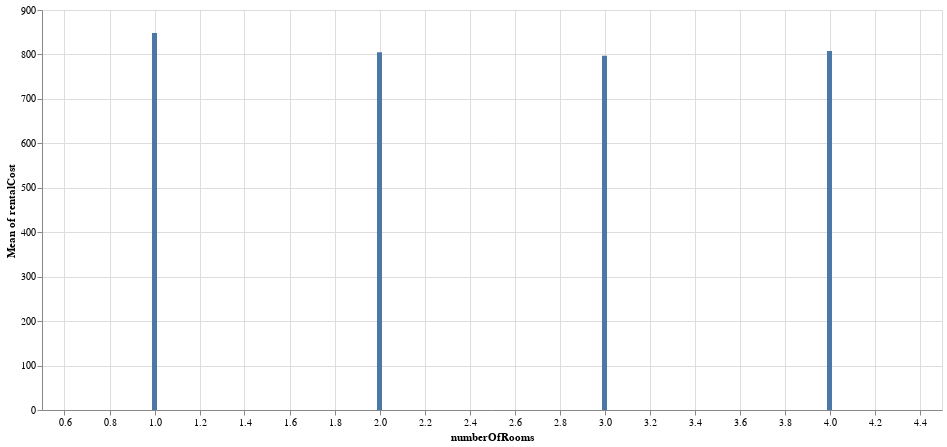

Here is the notebook cell this chart was saved with:
### Code cell
source = apartments

alt.Chart(source).mark_bar().encode(
    
    y='mean(rentalCost)',
    x='numberOfRooms').properties(width = 900, height = 400)

### Figure 1 — Vega-Lite specification as saved in the notebook (floating-point values rounded to 4 significant figures; data arrays with more than 128 entries replaced by an {"elided": "..."} marker saying what was removed)
{"config": {"view": {"continuousWidth": 400, "continuousHeight": 300}}, "data": {"name": "data-e0413ac5ed64c87b2af2b7402402eff7"}, "mark": "bar", "encoding": {"x": {"field": "numberOfRooms", "type": "quantitative"}, "y": {"aggregate": "mean", "field": "rentalCost", "type": "quantitative"}}, "height": 400, "width": 900, "$schema": "https://vega.github.io/schema/vega-lite/v4.17.0.json", "datasets": {"data-e0413ac5ed64c87b2af2b7402402eff7": {"elided": "1517 records"}}}
